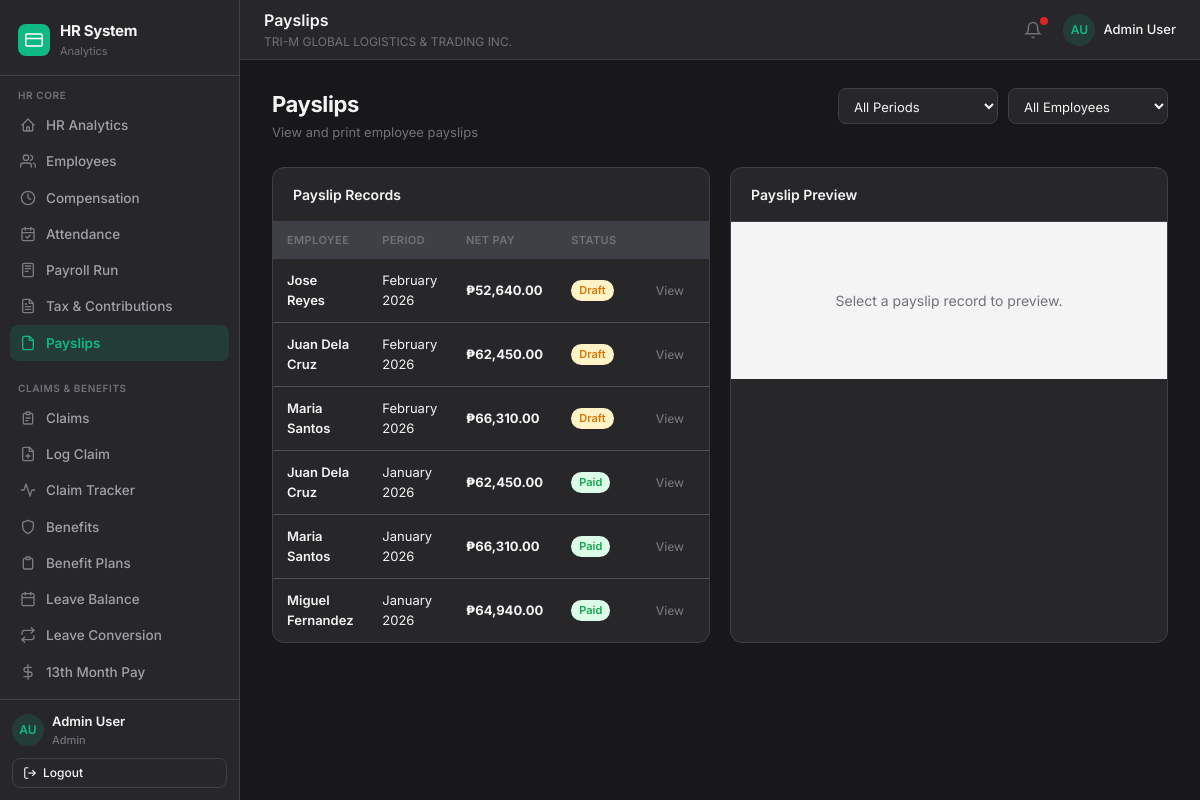
The app's page /pages/payslips.php (signed in) with its own data.
### tables this page shows
CREATE TABLE IF NOT EXISTS payroll_items (
  id              INT AUTO_INCREMENT PRIMARY KEY,
  payroll_run_id  INT           NOT NULL,
  employee_id     VARCHAR(20)   NOT NULL,
  employee_name   VARCHAR(200)  NOT NULL,
  department      VARCHAR(100)  DEFAULT NULL,
  days_worked     DECIMAL(4,1)  NOT NULL DEFAULT 22,
  ot_hours        DECIMAL(6,1)  NOT NULL DEFAULT 0,
  basic_pay       DECIMAL(12,2) NOT NULL DEFAULT 0,
  overtime_pay    DECIMAL(12,2) NOT NULL DEFAULT 0,
  allowances      DECIMAL(12,2) NOT NULL DEFAULT 0,
  claims_amount   DECIMAL(12,2) NOT NULL DEFAULT 0,
  gross_pay       DECIMAL(12,2) NOT NULL DEFAULT 0,
  sss_ee          DECIMAL(10,2) NOT NULL DEFAULT 0,
  sss_er          DECIMAL(10,2) NOT NULL DEFAULT 0,
  philhealth_ee   DECIMAL(10,2) NOT NULL DEFAULT 0,
  philhealth_er   DECIMAL(10,2) NOT NULL DEFAULT 0,
  pagibig_ee      DECIMAL(10,2) NOT NULL DEFAULT 0,
  pagibig_er      DECIMAL(10,2) NOT NULL DEFAULT 0,
  withholding_tax DECIMAL(10,2) NOT NULL DEFAULT 0,
  loans_deduction DECIMAL(10,2) NOT NULL DEFAULT 0,
  total_deductions DECIMAL(12,2) NOT NULL DEFAULT 0,
  net_pay         DECIMAL(12,2) NOT NULL DEFAULT 0,
  ewallet_provider VARCHAR(30)  DEFAULT NULL,
  status          ENUM('Draft','Approved','Paid') NOT NULL DEFAULT 'Draft',
  is_included     TINYINT(1)    NOT NULL DEFAULT 1,
  pay_date        DATE          DEFAULT NULL,
  FOREIGN KEY (payroll_run_id) REFERENCES payroll_runs(id) ON DELETE CASCADE,
  FOREIGN KEY (employee_id) REFERENCES employees(id) ON DELETE CASCADE
);

CREATE TABLE IF NOT EXISTS payroll_runs (
  id           INT AUTO_INCREMENT PRIMARY KEY,
  period       VARCHAR(50)   NOT NULL,
  period_start DATE          NOT NULL,
  period_end   DATE          NOT NULL,
  total_gross  DECIMAL(14,2) NOT NULL DEFAULT 0,
  total_deductions DECIMAL(14,2) NOT NULL DEFAULT 0,
  total_net    DECIMAL(14,2) NOT NULL DEFAULT 0,
  status       ENUM('Draft','Processing','Approved','Paid') NOT NULL DEFAULT 'Draft',
  run_date     DATETIME      DEFAULT NULL,
  created_at   DATETIME      NOT NULL DEFAULT CURRENT_TIMESTAMP
);

### includes/config.php (called while the page is built, shortened)
<?php
function formatCurrency(float $amount): string {
    return '₱' . number_format($amount, 2);
}
function getStatusBadgeClass(string $status): string {
    return match($status) {
        'Active', 'Paid', 'Approved', 'Released'                         => 'badge-success',
        'Pending', 'Processing', 'AI Review', 'Pending Approval','On Leave','Draft' => 'badge-warning',
        'Enrolled'                                                         => 'badge-info',
        'Regular'                                                          => 'badge-muted',
        'Rejected', 'Resigned', 'Terminated', 'Cancelled'                => 'badge-danger',
        default                                                            => 'badge-muted',
    };
}

### pages/payslips.php (the view, shortened to what this page needs)
<?php
require_once __DIR__ . '/../includes/config.php';
$pdo = getDB();
$empFilter = $_GET['emp_id'] ?? '';
$periodFilter = $_GET['period'] ?? '';
$viewId = $_GET['viewing_id'] ?? '';
$query = "SELECT p.*, r.period FROM payroll_items p JOIN payroll_runs r ON p.payroll_run_id = r.id WHERE p.is_included = 1";
$params = [];
$query .= " ORDER BY r.id DESC, p.employee_name ASC LIMIT 50";
$stmt = $pdo->prepare($query);
$stmt->execute($params);
$records = $stmt->fetchAll();
$preview = null;
$autoPrint = isset($_GET['print']) && $_GET['print'] == '1';
include __DIR__ . '/../includes/header.php';
include __DIR__ . '/../includes/sidebar.php';
?>
<div class="app-main">
  <?php include __DIR__ . '/../includes/topbar.php'; ?>
  <div class="page-content">
    <div class="page-header no-print">
      <div>
        <h1>Payslips</h1>
        <p>View and print employee payslips</p>
      </div>
      <form class="filters-bar" method="GET" style="margin:0;">
        <select name="period" class="form-control" onchange="this.form.submit()">
            <option value="">All Periods</option>
        </select>
        <select name="emp_id" class="form-control" onchange="this.form.submit()">
            <option value="">All Employees</option>
        </select>
      </form>
    </div>
    <div class="grid-2">
      <div class="card no-print">
        <div class="card-header">
            <h3>Payslip Records</h3>
        </div>
        <div class="table-wrap" style="max-height:600px;overflow-y:auto;">
            <table>
                <thead><tr><th>Employee</th><th>Period</th><th>Net Pay</th><th>Status</th><th></th></tr></thead>
                <tbody>
                    <?php foreach($records as $r): ?>
                    <tr style="<?= $viewId == $r['id'] ? 'background:var(--surface-alt);' : '' ?>">
                        <td class="font-semibold"><?= htmlspecialchars($r['employee_name']) ?></td>
                        <td><?= htmlspecialchars($r['period']) ?></td>
                        <td class="font-bold text-main"><?= formatCurrency($r['net_pay']) ?></td>
                        <td><span class="badge <?= getStatusBadgeClass($r['status']) ?>"><?= htmlspecialchars($r['status']) ?></span></td>
                        <td>
                            <a href="?page=payslips&viewing_id=<?= $r['id'] ?>&emp_id=<?= urlencode($empFilter) ?>&period=<?= urlencode($periodFilter) ?>" class="btn btn-ghost btn-sm">View</a>
                        </td>
                    </tr>
                    <?php endforeach; ?>
                </tbody>
            </table>
        </div>
      </div>
      <div class="card">
        <div class="card-header no-print">
            <h3>Payslip Preview</h3>
        </div>
        <div class="card-body" style="background:#f4f4f5;">
            <?php if ($preview): ?>
                <div class="payslip-doc">
                    <div class="ps-header">
                        <div class="ps-company"><?= COMPANY_NAME ?></div>
                        <div style="font-size:12px;color:#6b7280;margin:4px 0 12px;">OFFICIAL PAYSLIP</div>
                    </div>
                    <div class="grid-2 mb-4" style="border-bottom:2px solid #111;padding-bottom:12px;">
                        <div>
                            <div><strong>Name:</strong> <?= htmlspecialchars($preview['employee_name']) ?></div>
                            <div><strong>ID:</strong> <?= htmlspecialchars($preview['code']) ?></div>
                            <div><strong>Dept:</strong> <?= htmlspecialchars($preview['department']) ?></div>
                            <div><strong>Position:</strong> <?= htmlspecialchars($preview['position']) ?></div>
                        </div>
                        <div style="text-align:right;">
                            <div><strong>Period:</strong> <?= htmlspecialchars($preview['period']) ?></div>
                            <div><strong>Pay Date:</strong> <?= formatDate($preview['pay_date']) ?: 'Pending' ?></div>
                            <div><strong>Days Worked:</strong> <?= (float)$preview['days_worked'] ?></div>
                            <div><strong>Status:</strong> <?= htmlspecialchars($preview['status']) ?></div>
                        </div>
                    </div>
                    <div class="grid-2 mb-4">
                        <div style="padding-right:16px;">
                            <div class="font-bold mb-2" style="border-bottom:1px solid #e5e7eb;">EARNINGS</div>
                            <div class="ps-row"><span>Basic Pay</span><span><?= formatCurrency($preview['basic_pay']) ?></span></div>
                            <div class="ps-row"><span>Overtime Pay (<?= (float)$preview['ot_hours'] ?> hrs)</span><span><?= formatCurrency($preview['overtime_pay']) ?></span></div>
                            <div class="ps-row"><span>Allowances</span><span><?= formatCurrency($preview['allowances']) ?></span></div>
                            <div class="ps-row"><span>Approved Claims</span><span><?= formatCurrency($preview['claims_amount']) ?></span></div>
                            <div class="ps-row ps-total" style="margin-top:8px;"><span>Gross Pay</span><span><?= formatCurrency($preview['gross_pay']) ?></span></div>
                        </div>
                        <div style="padding-left:16px;border-left:1px solid #e5e7eb;">
                            <div class="font-bold mb-2" style="border-bottom:1px solid #e5e7eb;">DEDUCTIONS</div>
                            <div class="ps-row"><span>SSS Contribution</span><span><?= formatCurrency($preview['sss_ee']) ?></span></div>
                            <div class="ps-row"><span>PhilHealth</span><span><?= formatCurrency($preview['philhealth_ee']) ?></span></div>
                            <div class="ps-row"><span>Pag-IBIG</span><span><?= formatCurrency($preview['pagibig_ee']) ?></span></div>
                            <div class="ps-row"><span>Withholding Tax</span><span><?= formatCurrency($preview['withholding_tax']) ?></span></div>
                            <div class="ps-row"><span>Loans / Advances</span><span><?= formatCurrency($preview['loans_deduction']) ?></span></div>
                            <div class="ps-row ps-total" style="margin-top:8px;"><span>Total Deductions</span><span><?= formatCurrency($preview['total_deductions']) ?></span></div>
                        </div>
                    </div>
                    <div style="background:#f3f4f6;padding:16px;border-radius:4px;text-align:center;margin-top:24px;">
                        <div style="font-size:12px;color:#6b7280;margin-bottom:4px;">NET PAY</div>
                        <div style="font-size:24px;font-weight:700;color:#16a34a;"><?= formatCurrency($preview['net_pay']) ?></div>
                    </div>
                </div>
                <div class="flex justify-end mt-4 no-print gap-2">
                    <form method="POST">
                        <input type="hidden" name="action" value="print">
                        <input type="hidden" name="viewing_id" value="<?= $preview['id'] ?>">
                        <button type="button" class="btn btn-primary" onclick="printPayslip()">Print / Save PDF</button>
                    </form>
                </div>
                <?php if ($autoPrint): ?>
                <script>document.addEventListener('DOMContentLoaded', ()=>window.print());</script>
                <?php endif; ?>
            <?php else: ?>
                <div class="empty-state">Select a payslip record to preview.</div>
            <?php endif; ?>
        </div>
      </div>
    </div>
  </div>
</div>
<?php include __DIR__ . '/../includes/footer.php'; ?>

### assets/css/style.css (style rules this page uses)
:root { --primary: #10b981; --primary-light: rgba(16, 185, 129, 0.15); --primary-dark: #059669; --bg: #18181b; --surface: #27272a; --surface-alt: #3f3f46; --border: #3f3f46; --border-light: #52525b; --text: #a1a1aa; --text-main: #f4f4f5; --text-muted: #71717a; --text-inv: #18181b; --success: #16a34a; --success-bg: #dcfce7; --warning: #d97706; --warning-bg: #fef3c7; --danger: #dc2626; --danger-bg: #fee2e2; --info: #0284c7; --info-bg: #e0f2fe; --sidebar-w: 240px; --header-h: 60px; --radius: 8px; --radius-lg: 12px; --shadow-sm: 0 1px 3px rgba(0,0,0,.06), 0 1px 2px rgba(0,0,0,.04); --shadow: 0 4px 12px rgba(0,0,0,.08); --shadow-lg: 0 8px 24px rgba(0,0,0,.12); --transition: all .2s ease; --font: 'Inter', system-ui, sans-serif; font-family: var(--font); font-size: 14px; line-height: 1.5; color: var(--text); background: var(--bg); -webkit-font-smoothing: antialiased; }
*, *::before, *::after { box-sizing: border-box; margin: 0; padding: 0; }
body { min-height: 100vh; }
a { color: inherit; text-decoration: none; }
input, select, textarea { font-family: inherit; }
.app-main { flex: 1; display: flex; flex-direction: column; min-width: 0; margin-left: var(--sidebar-w); transition: margin-left .25s ease; }
.page-content { padding: 28px 32px; flex: 1; }
.page-header { display: flex; align-items: flex-start; justify-content: space-between; margin-bottom: 24px; gap: 16px; }
.page-header h1 { font-size: 22px; font-weight: 700; color: var(--text-main); letter-spacing: -.4px; }
.page-header p { font-size: 13px; color: var(--text-muted); margin-top: 2px; }
.card { background: var(--surface); border: 1px solid var(--border); border-radius: var(--radius-lg); overflow: hidden; }
.card-header { display: flex; align-items: center; justify-content: space-between; padding: 16px 20px; border-bottom: 1px solid var(--border); }
.card-header h2, .card-header h3 { font-size: 14px; font-weight: 600; color: var(--text-main); }
.card-body { padding: 20px; }
.table-wrap { overflow-x: auto; }
table { width: 100%; border-collapse: collapse; font-size: 13px; }
thead th { text-align: left; padding: 10px 14px; font-size: 11px; font-weight: 600; color: var(--text-muted); text-transform: uppercase; letter-spacing: .4px; border-bottom: 1px solid var(--border); background: var(--surface-alt); }
tbody tr { border-bottom: 1px solid var(--border-light); }
tbody tr:last-child { border-bottom: none; }
tbody td { padding: 12px 14px; color: var(--text-main); vertical-align: middle; }
.form-control { width: 100%; padding: 8px 11px; font-size: 13px; color: var(--text-main); background: var(--surface); border: 1px solid var(--border); border-radius: var(--radius); transition: var(--transition); outline: none; }
.form-control::placeholder { color: var(--text-muted); }
select.form-control option { background: var(--surface); }
.btn { display: inline-flex; align-items: center; gap: 6px; padding: 8px 14px; font-size: 13px; font-weight: 500; border-radius: var(--radius); border: 1px solid transparent; transition: var(--transition); cursor: pointer; white-space: nowrap; }
.btn-sm { padding: 5px 10px; font-size: 12px; }
.btn-ghost { background: transparent; color: var(--text-muted); border-color: transparent; }
.badge { display: inline-flex; align-items: center; padding: 2px 8px; font-size: 11px; font-weight: 600; border-radius: 20px; white-space: nowrap; }
.badge-success { background: var(--success-bg); color: var(--success); }
.badge-warning { background: var(--warning-bg); color: var(--warning); }
.text-main { color: var(--text-main); }
.font-bold { font-weight: 700; }
.font-semibold { font-weight: 600; }
.filters-bar { display: flex; flex-wrap: wrap; gap: 10px; margin-bottom: 20px; }
.filters-bar .form-control { width: auto; min-width: 160px; }
.grid-2 { display: grid; grid-template-columns: 1fr 1fr; gap: 20px; }
.empty-state { text-align: center; padding: 48px 24px; color: var(--text-muted); }

### records on screen
payroll_items: employee_name "Jose Reyes", payroll_run.period "February 2026", net_pay "₱52,640.00", status "Draft"
payroll_items: employee_name "Juan Dela Cruz", payroll_run.period "February 2026", net_pay "₱62,450.00", status "Draft"
payroll_items: employee_name "Maria Santos", payroll_run.period "February 2026", net_pay "₱66,310.00", status "Draft"
payroll_items: employee_name "Juan Dela Cruz", payroll_run.period "January 2026", net_pay "₱62,450.00", status "Paid"
payroll_items: employee_name "Maria Santos", payroll_run.period "January 2026", net_pay "₱66,310.00", status "Paid"
payroll_items: employee_name "Miguel Fernandez", payroll_run.period "January 2026", net_pay "₱64,940.00", status "Paid"

### other values on screen
$section "HR CORE"
$item['label'] "HR Analytics"
$item['label'] "Employees"
$item['label'] "Compensation"
$item['label'] "Attendance"
$item['label'] "Payroll Run"
$item['label'] "Tax & Contributions"
$item['label'] "Payslips"
$section "CLAIMS & BENEFITS"
$item['label'] "Claims"
$item['label'] "Log Claim"
$item['label'] "Claim Tracker"
$item['label'] "Benefits"
$item['label'] "Benefit Plans"
$item['label'] "Leave Balance"
